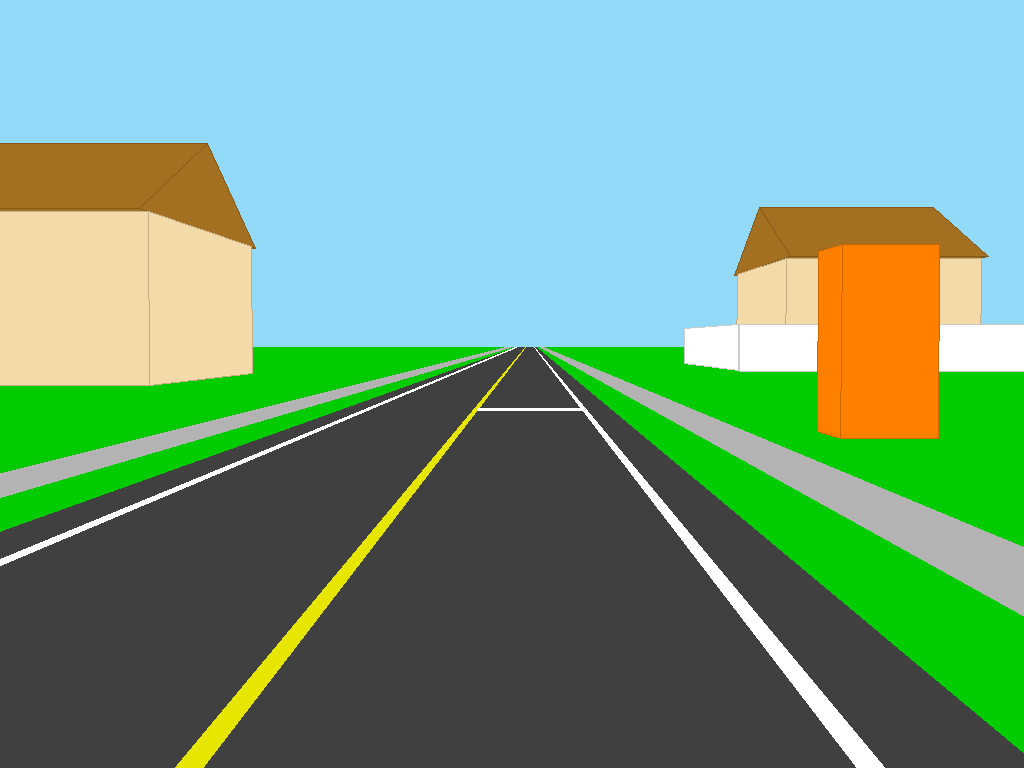
//> input picture ACV_HW3/HW3_opencv/road.bmp, 1024 x 768 px
$ ./HW3_opencv   (built with g++ and OpenCV 4)
//> lines starting //> are read from the running program, lines starting //| are printed output that depends on the picture; after the words box and inside, x2 and y2 are one past the last pixel; in counts of white or black regions, pixels touching at a corner belong together
#include <opencv2\opencv.hpp>
#include <vector>
#define pi 3.1415926

using namespace std;
using namespace cv;

double alpha = 15 * pi / 180;
double dx = 4;
double dy = -10;
double dz = 5;
double gamma_zero = 0;
double theta_zero = 0.025;

Mat bmpRead(string imageName) {
	Mat inputImage = imread(imageName);

	try {
		if (!inputImage.data) { throw "File is NULL"; }
	}catch (const char* msg) {
		cerr << msg << endl;
		exit(0);
	}

	return inputImage;
}

void bmpWrite(char const* pictureName, Mat OutputImage) {
	imwrite(pictureName, OutputImage);
}

Mat rgb2gray(Mat inputImage) {
	Mat grayImage;
	cvtColor(inputImage, grayImage, COLOR_BGR2GRAY);

	return grayImage;
}

Mat oneChannelstoThreeChannels(Mat inputImage) {
	Mat inputImage_3Channels;

	vector<Mat> threeChannels;
	threeChannels.push_back(inputImage);
	threeChannels.push_back(inputImage);
	threeChannels.push_back(inputImage);
	merge(threeChannels, inputImage_3Channels);

	return inputImage_3Channels;
}

Mat LabelLines(Mat inputImage, Mat grayImage) {
	Mat blurImage;
	Mat edgeImage;

	GaussianBlur(grayImage, blurImage, cv::Size(3, 3), 15, 0);
	Canny(blurImage, edgeImage, 70, 255);

	vector<vector<Point>> contour;
	vector<Point> points;
	points.push_back(Point(0, 552));
	points.push_back(Point(514, 346));
	points.push_back(Point(537, 346));
	points.push_back(Point(887, 767));
	points.push_back(Point(1023, 767));
	points.push_back(Point(1023, 0));
	points.push_back(Point(0, 0));
	contour.push_back(points);
	fillPoly(edgeImage, contour, Scalar(0, 0, 0));

	vector<Vec4i> lines;
	HoughLinesP(edgeImage, lines, 1, CV_PI / 180, 50, 50, 10);

	double x_difference, y_difference, m;
	vector<Vec2i> blue_points, red_points, green_points;

	for (int index = 0; index < lines.size(); index++) {
		x_difference = lines[index][1] - lines[index][3];
		y_difference = lines[index][0] - lines[index][2];
		if (x_difference != 0) {
			m = y_difference / x_difference;
		}

		if (m < -2.3) { // blue
			line(inputImage, Point(lines[index][0], lines[index][1]), Point(lines[index][2], lines[index][3]), Scalar(255, 0, 0), 8);
		}
		if (-0.9 < m && m < -0.7) { // red
			line(inputImage, Point(lines[index][0], lines[index][1]), Point(lines[index][2], lines[index][3]), Scalar(0, 0, 255), 20);
		}
		if (m > 0.8) { // green
			line(inputImage, Point(lines[index][0], lines[index][1]), Point(lines[index][2], lines[index][3]), Scalar(0, 255, 0), 35);
		}
	}

	return inputImage;
}

Mat warping(Mat inputImage, int width, int height) {
	Mat outputImage;

	double uHorizon = (height - 1) / (2 * alpha) * (-1 * theta_zero + alpha);
	Point2f src_points[] = { Point2f(0, uHorizon),Point2f(1023,uHorizon),Point2f(0,767),Point2f(1023,767) };
	Point2f dst_points[] = { Point2f(1023,0),Point2f(1023,767),Point2f(0,380),Point2f(0,390) };
	Mat M = getPerspectiveTransform(src_points, dst_points);
	warpPerspective(inputImage, outputImage, M, inputImage.size(), INTER_LINEAR);

	return outputImage;
}

Mat crop(Mat inputImage) {
	Mat outputImage;
	Rect crop_region(0, 347, 74, 74);
	outputImage = inputImage(crop_region);

	return outputImage;
}

int main() {
	Mat roadImage;
	Mat grayImage;
	Mat labelImage;
	Mat warpImage_normal;
	Mat cropImage_normal;
	Mat warpImage_label;
	Mat cropImage_label;
	int img_width = 1024, img_height = 768;

	roadImage = bmpRead("road.bmp");
//> in bmpRead, inputImage is the input picture: 768 rows x 1024 cols, CV_8UC3; mean B, G, R 130.7, 156.9, 114.4
	warpImage_normal = warping(roadImage, img_width, img_height);
	cropImage_normal = crop(warpImage_normal);
//> in crop, `outputImage = inputImage(crop_region);`:
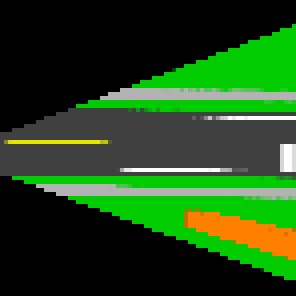
//> outputImage: 74 rows x 74 cols, CV_8UC3 (shown 4 times larger); mean B, G, R 24.9, 71.9, 34.1
	grayImage = rgb2gray(roadImage);
//> in rgb2gray, `cvtColor(inputImage, grayImage, COLOR_BGR2GRAY);`:
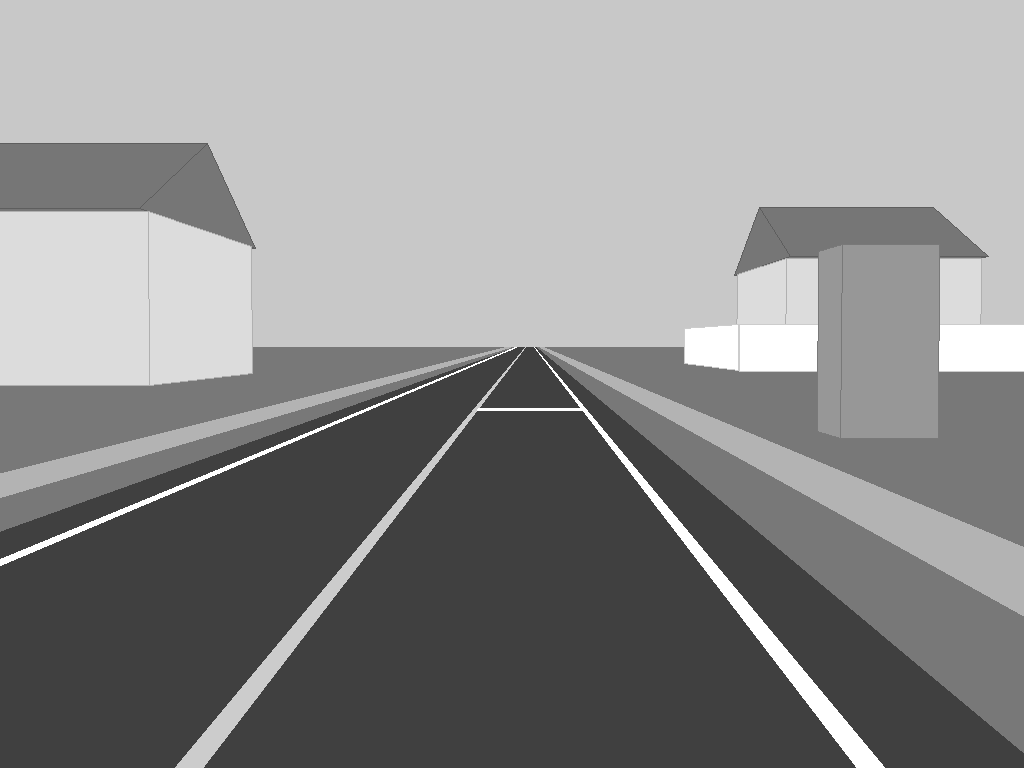
//> grayImage: 768 rows x 1024 cols, CV_8UC1; min 64, max 255, mean 141.2
	labelImage = LabelLines(roadImage, grayImage);
//> in LabelLines, `Canny(blurImage, edgeImage, 70, 255);`:
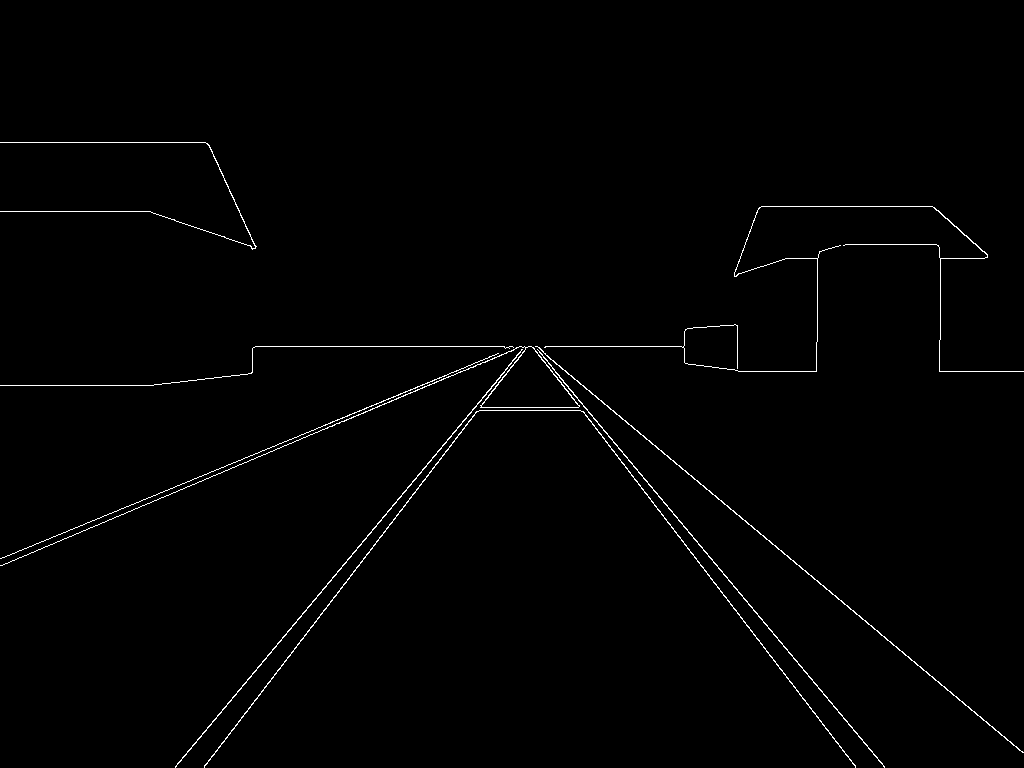
//> edgeImage: 768 rows x 1024 cols, CV_8UC1; 0.93% white in thin lines or dots, all inside (x1, y1, x2, y2) = (0, 142, 1024, 768)
//> in LabelLines, `fillPoly(edgeImage, contour, Scalar(0, 0, 0));`:
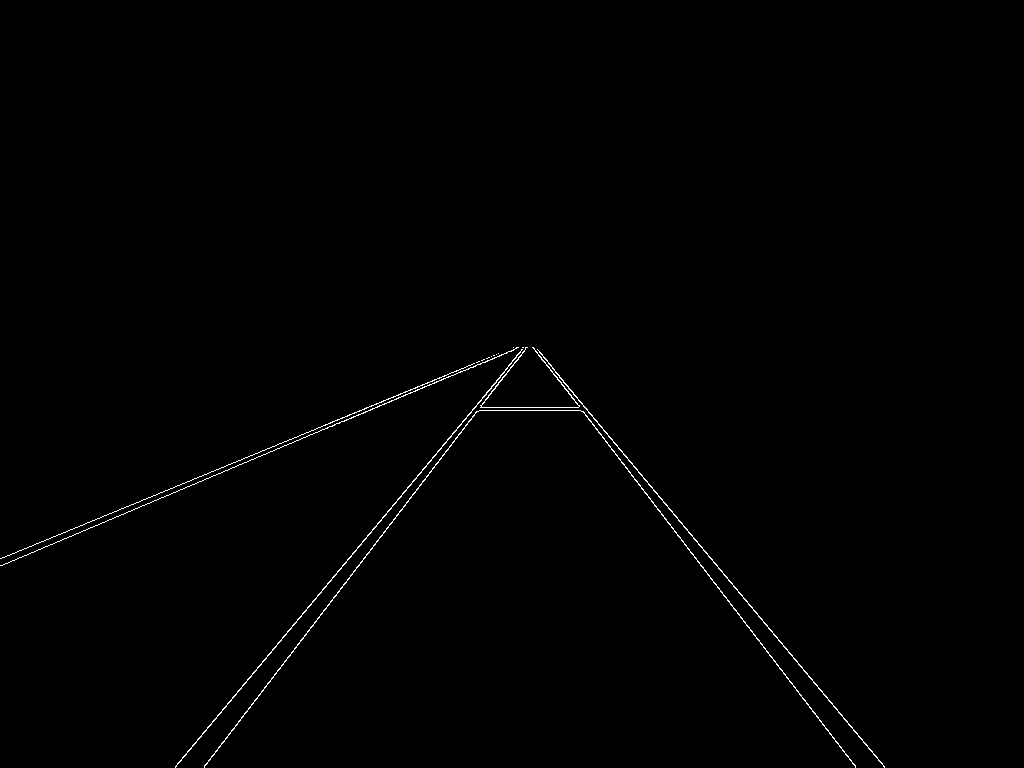
//> edgeImage: 768 rows x 1024 cols, CV_8UC1; 0.51% white in thin lines or dots, all inside (x1, y1, x2, y2) = (0, 347, 885, 768)
//> in LabelLines, `HoughLinesP(edgeImage, lines, 1, CV_PI / 180, 50, 50, 10);`: lines = 22 lines (x1, y1, x2, y2), first 8: [603, 430, 884, 766], [2, 565, 460, 371], [307, 607, 525, 347], [182, 757, 496, 382], [552, 368, 797, 661], [279, 443, 470, 365], [624, 464, 756, 638], [359, 565, 480, 405]
//> the loop in LabelLines, `for (int index = 0; index < lines.size(); index++)` made 22 passes
//> (x_difference, y_difference, m) on passes 1 to 12: (-336, -281, 0.836), (194, -458, -2.36), (260, -218, -0.838), (375, -314, -0.837), (-293, -245, 0.836), (78, -191, -2.45), (-174, -132, 0.759), (160, -121, -0.756), (90, -221, -2.46), (129, -100, -0.775), (-140, -106, 0.757), (97, -238, -2.45)
//> (x_difference, y_difference) on passes 18 to 19: (0, -105), (0, -101)
//> after the loop in LabelLines, `for (int index = 0; index < lines.size(); index++)`:
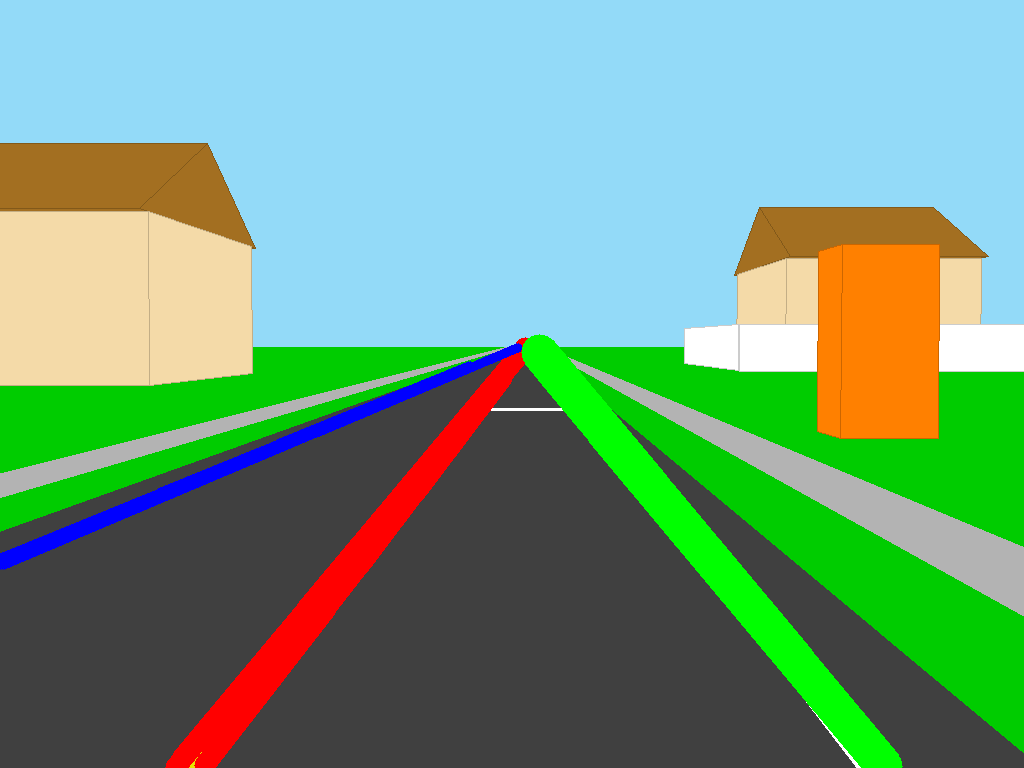
//> inputImage: 768 rows x 1024 cols, CV_8UC3; 5.81% of pixels changed, all inside (x1, y1, x2, y2) = (0, 334, 903, 768)
	warpImage_label = warping(labelImage, img_width, img_height);
//> call 2 of warping, with width = 1024, height = 768
//> in warping (call 2), `warpPerspective(inputImage, outputImage, M, inputImage.size(), INTER_L..`:
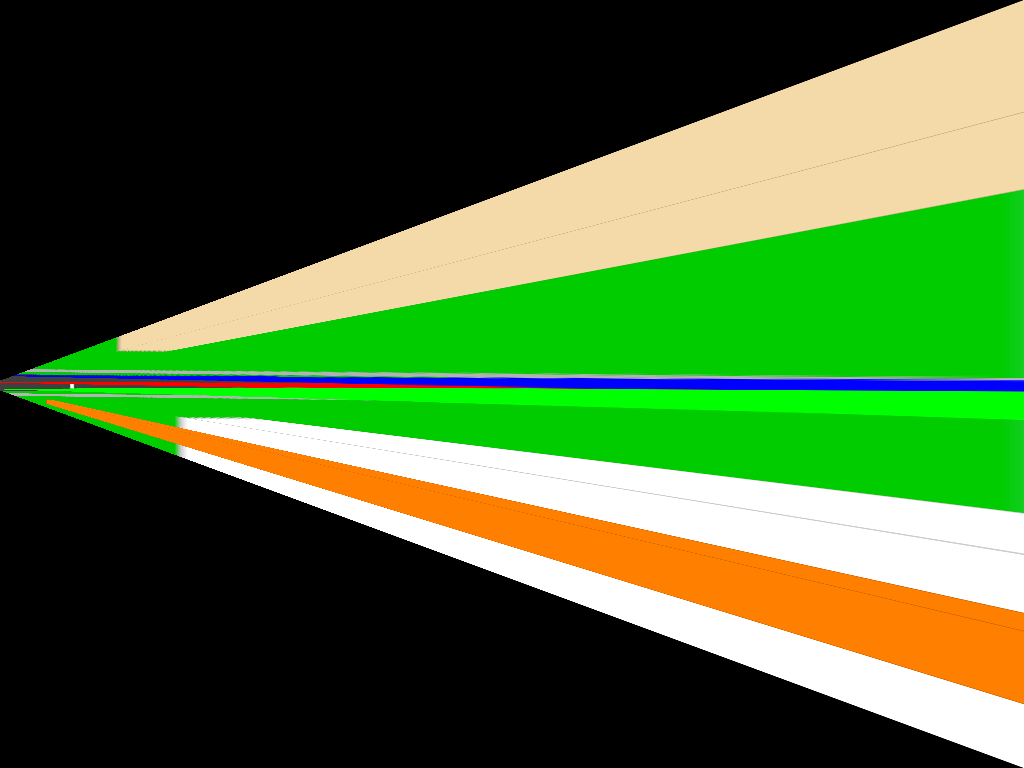
//> outputImage: 768 rows x 1024 cols, CV_8UC3; mean B, G, R 50.8, 103.6, 73.3
	cropImage_label = crop(warpImage_label);
//> in crop (call 2), `outputImage = inputImage(crop_region);`:
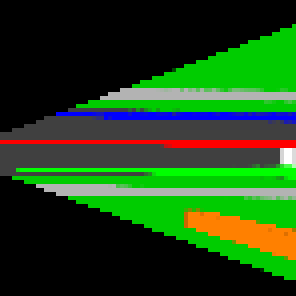
//> outputImage: 74 rows x 74 cols, CV_8UC3 (shown 4 times larger); mean B, G, R 24.2, 70.7, 32.6

	// bmpWrite("labelImage.bmp", labelImage);
	// bmpWrite("warpImage_normal.bmp", warpImage_normal);
	bmpWrite("cropImage_normal.bmp", cropImage_normal);
	// bmpWrite("warpImage_label.bmp", warpImage_label);
	bmpWrite("cropImage_label.bmp", cropImage_label);
}
